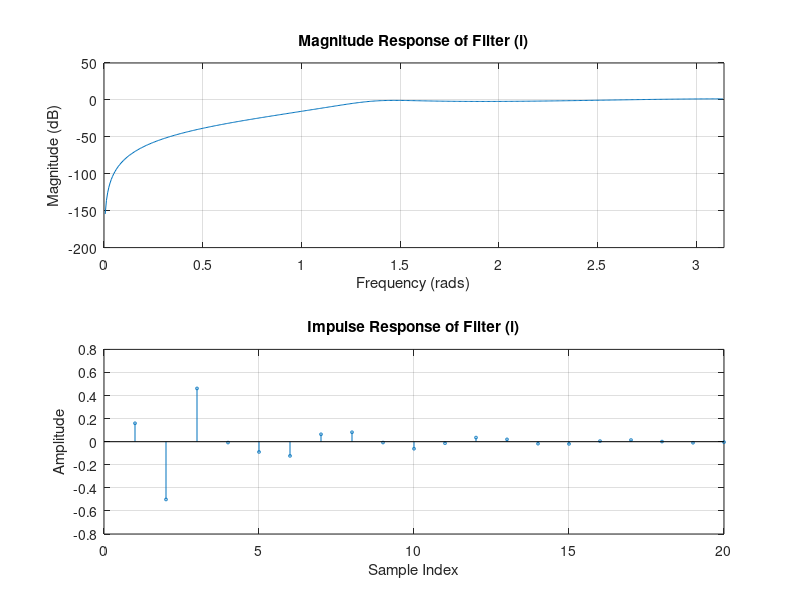
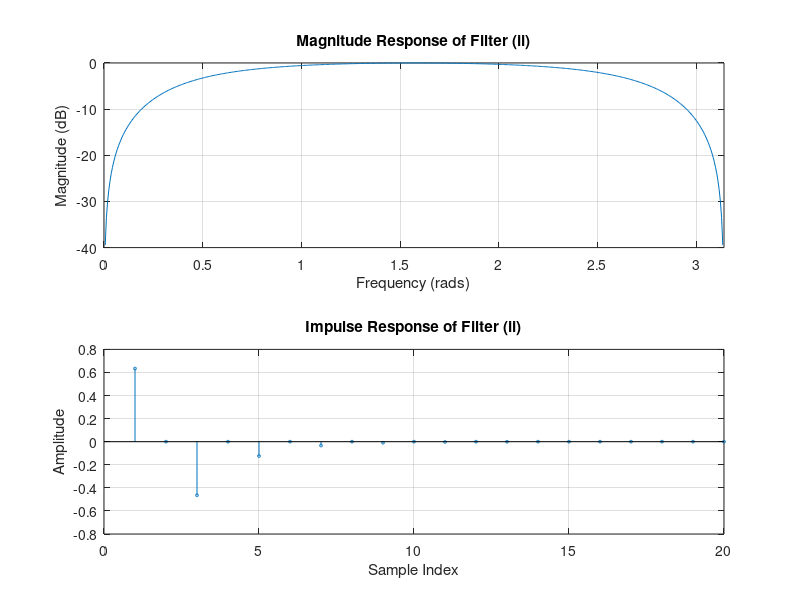
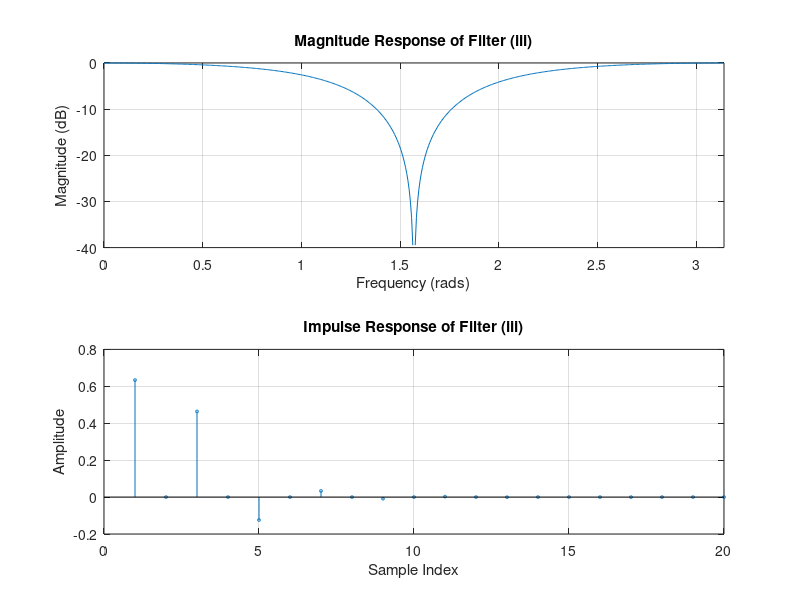
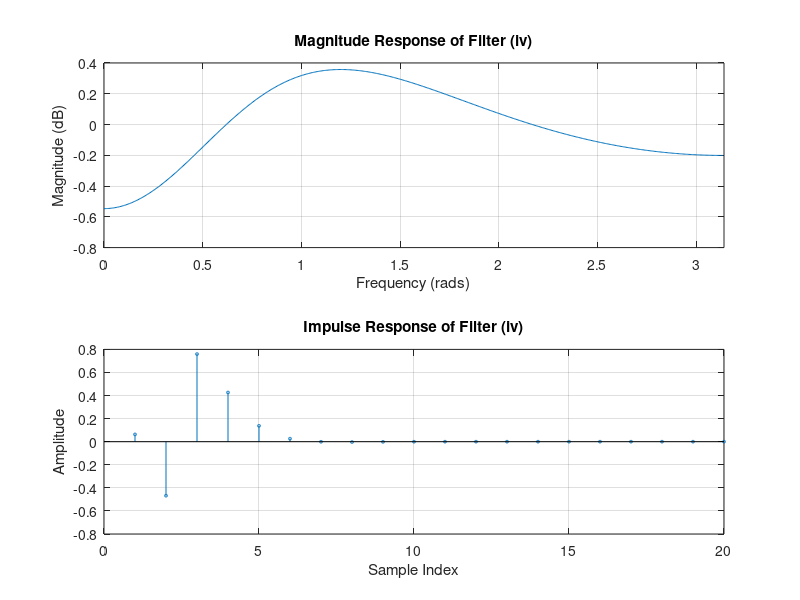

Here is the MATLAB script that generated these plots, in order:
clear all
close all
% Define numerator and denominator coefficients for (i)
num_i = [0.16 -0.48 0.48 -0.16];
den_i = [1 +0.13 +0.52 +0.3];

% Frequency Response
[H_i, w_i] = freqz(num_i, den_i);
magnitude_response_i = 20*log10(abs(H_i));

% Impulse Response
impulse_response_i = filter(num_i, den_i, [1 zeros(1, 100)]);

% Plot
figure;
subplot(2,1,1);
plot(w_i, magnitude_response_i);
title('Magnitude Response of Filter (i)');
xlabel('Frequency (rads)');
ylabel('Magnitude (dB)');
xlim([0 pi])
grid on;

subplot(2,1,2);
stem(impulse_response_i, 'MarkerSize', 2);
title('Impulse Response of Filter (i)');
xlabel('Sample Index');
ylabel('Amplitude');
xlim([0 20])
grid on;

% Define numerator and denominator coefficients for (ii)
num_ii = [0.634 0 -0.634];
den_ii = [1 0 -0.268];

% Frequency Response
[H_ii, w_ii] = freqz(num_ii, den_ii);
magnitude_response_ii = 20*log10(abs(H_ii));

% Impulse Response
impulse_response_ii = filter(num_ii, den_ii, [1 zeros(1, 100)]);

% Plot
figure;
subplot(2,1,1);
plot(w_ii, magnitude_response_ii);
title('Magnitude Response of Filter (ii)');
xlabel('Frequency (rads)');
ylabel('Magnitude (dB)');
xlim([0 pi])
grid on;

subplot(2,1,2);
stem(impulse_response_ii, 'MarkerSize', 2);
title('Impulse Response of Filter (ii)');
xlabel('Sample Index');
ylabel('Amplitude');
xlim([0 20])
grid on;

% Define numerator and denominator coefficients for (iii)
num_iii = [0.634 0 0.634];
den_iii = [1 0 0.268];

% Frequency Response
[H_iii, w_iii] = freqz(num_iii, den_iii);
magnitude_response_iii = 20*log10(abs(H_iii));

% Impulse Response
impulse_response_iii = filter(num_iii, den_iii, [1 zeros(1, 100)]);

% Plot
figure;
subplot(2,1,1);
plot(w_iii, magnitude_response_iii);
title('Magnitude Response of Filter (iii)');
xlabel('Frequency (rads)');
ylabel('Magnitude (dB)');
grid on;
xlim([0 pi])

subplot(2,1,2);
stem(impulse_response_iii,'MarkerSize', 2);
title('Impulse Response of Filter (iii)');
xlabel('Sample Index');
ylabel('Amplitude');
xlim([0 20])
grid on;

% Define numerator and denominator coefficients for (iv)
num_iv = [0.634 -5 10];
den_iv = [10 -5 1];

% Frequency Response
[H_iv, w_iv] = freqz(num_iv, den_iv);
magnitude_response_iv = 20*log10(abs(H_iv));

% Impulse Response
impulse_response_iv = filter(num_iv, den_iv, [1 zeros(1, 100)]);

% Plot
figure;
subplot(2,1,1);
plot(w_iv, magnitude_response_iv);
title('Magnitude Response of Filter (iv)');
xlabel('Frequency (rads)');
ylabel('Magnitude (dB)');
xlim([0 pi])
grid on;

subplot(2,1,2);
stem(impulse_response_iv, 'MarkerSize', 2);
title('Impulse Response of Filter (iv)');
xlabel('Sample Index');
ylabel('Amplitude');
xlim([0 20])
grid on;


% Plot Phase Response for all filters
figure;

% Phase Response for Filter (i)
subplot(2,2,1);
plot(w_i, angle(H_i));
title('Phase Response of Filter (i)');
xlabel('Frequency (rads)');
ylabel('Phase (radians)');
grid on;
xlim([0 pi])

% Phase Response for Filter (ii)
subplot(2,2,2);
plot(w_ii, angle(H_ii));
title('Phase Response of Filter (ii)');
xlabel('Frequency (rads)');
ylabel('Phase (radians)');
grid on;
xlim([0 pi])

% Phase Response for Filter (iii)
subplot(2,2,3);
plot(w_iii, angle(H_iii));
title('Phase Response of Filter (iii)');
xlabel('Frequency (rads)');
ylabel('Phase (radians)');
grid on;
xlim([0 pi])

% Phase Response for Filter (iv)
subplot(2,2,4);
plot(w_iv, angle(H_iv));
title('Phase Response of Filter (iv)');
xlabel('Frequency (rads)');
ylabel('Phase (radians)');
grid on;
xlim([0 pi])

% Plot Pole-Zero Diagrams for all filters
figure;

% Pole-Zero Diagram for Filter (i)
subplot(2,2,1);
zplane(num_i, den_i);
title('Pole-Zero Diagram of Filter (i)');
grid on;

% Pole-Zero Diagram for Filter (ii)
subplot(2,2,2);
zplane(num_ii, den_ii);
title('Pole-Zero Diagram of Filter (ii)');
grid on;

% Pole-Zero Diagram for Filter (iii)
subplot(2,2,3);
zplane(num_iii, den_iii);
title('Pole-Zero Diagram of Filter (iii)');
grid on;

% Pole-Zero Diagram for Filter (iv)
subplot(2,2,4);
zplane(num_iv, den_iv);
title('Pole-Zero Diagram of Filter (iv)');
grid on;
